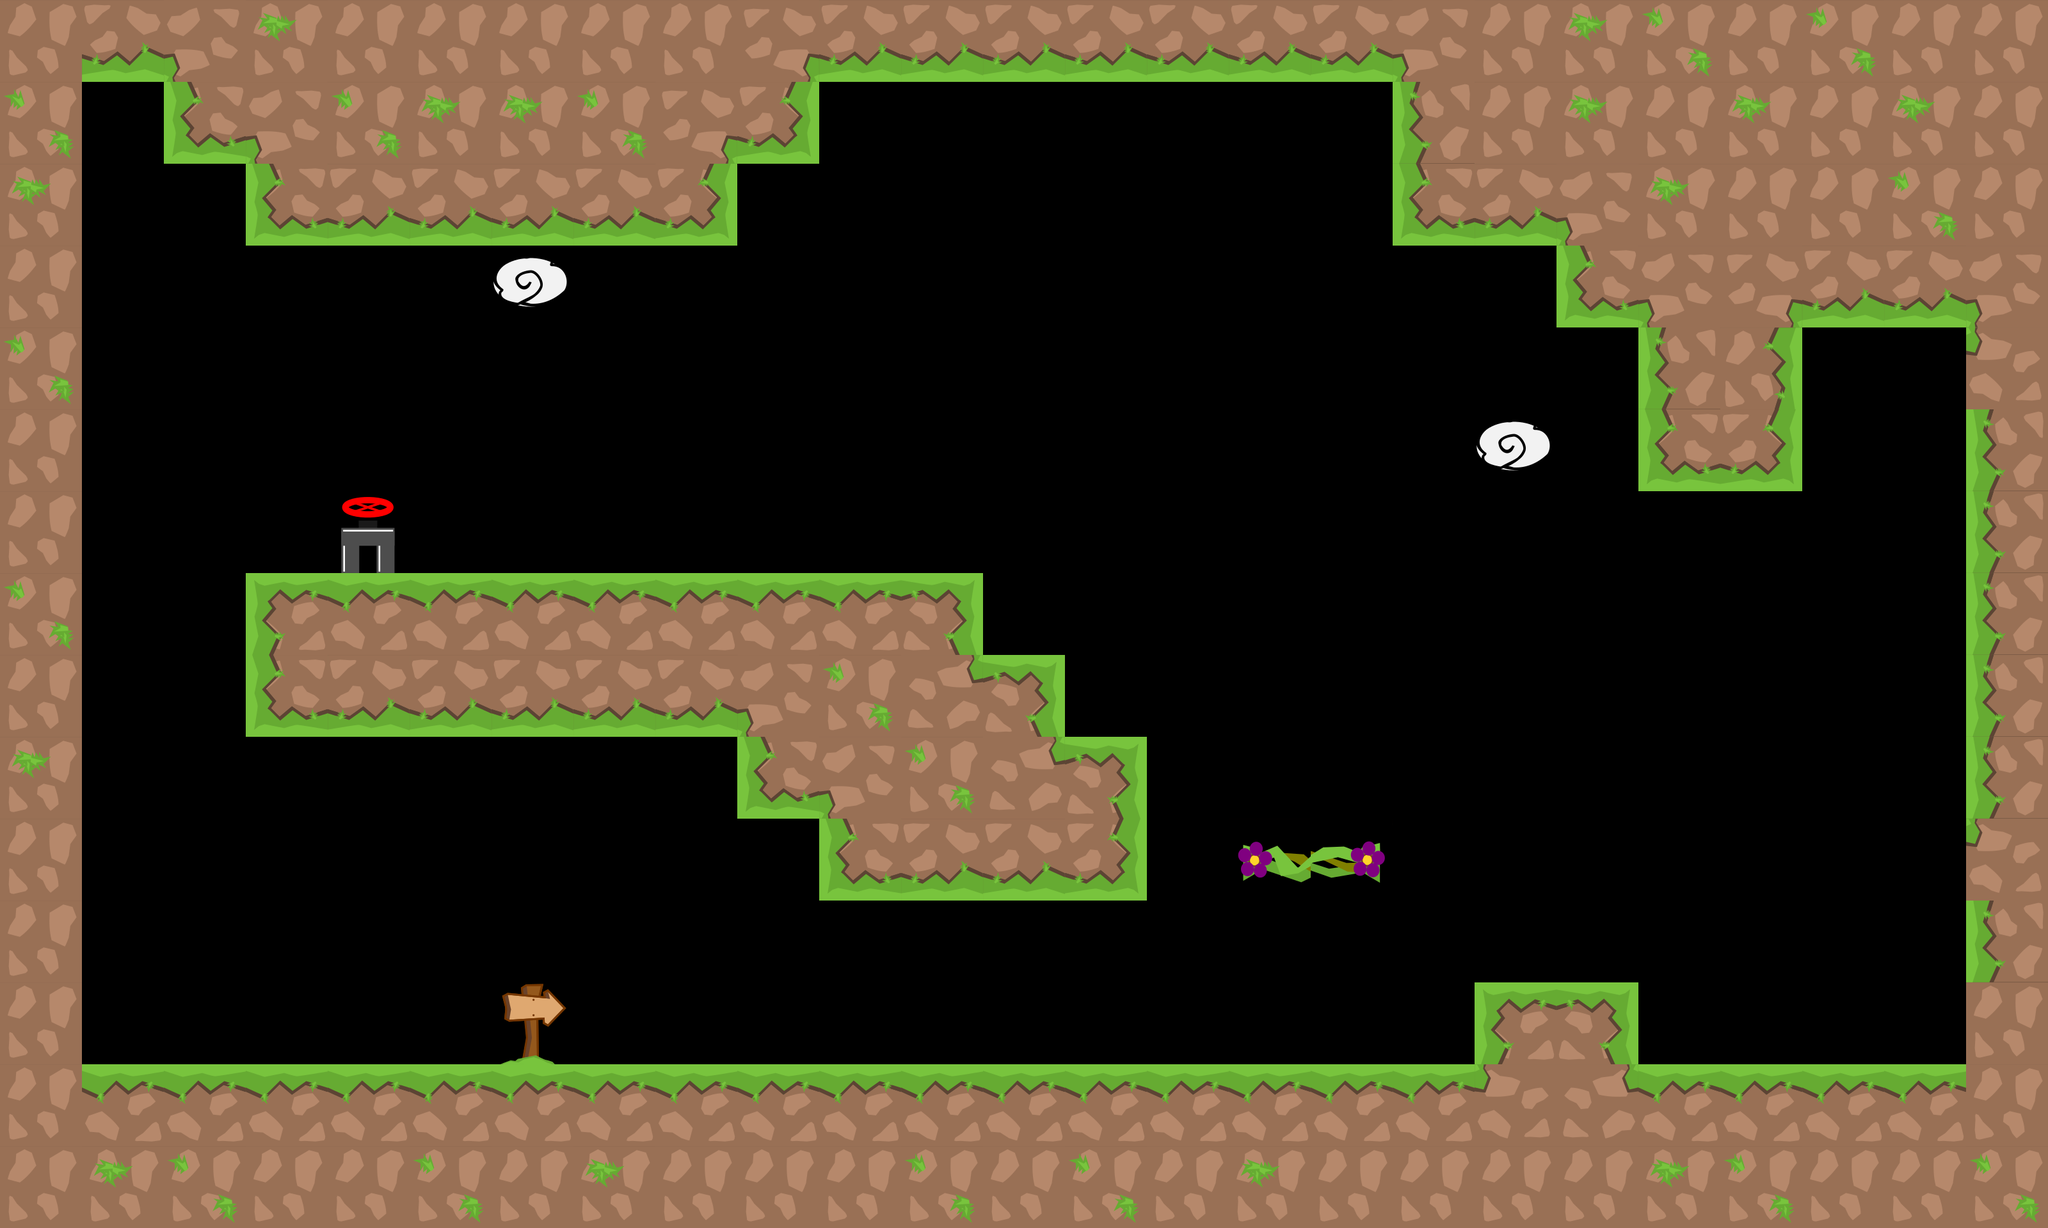

A level layout from a 2D game, rendered from its tile map. Below: a short description, then the map file with tile-grid data replaced by summaries:
An orthogonal 25x15 tile map with 128x128 px tiles, 1 tile layer (graphics), 4 tilesets and 27 objects.

<map version="1.0" tiledversion="1.1.1" orientation="orthogonal" renderorder="right-down" width="25" height="15" tilewidth="128" tileheight="128" infinite="0" nextobjectid="64">
 <tileset firstgid="1" source="tiles_128x128.tsx" />
 <tileset firstgid="37" source="tiles_oil_128x128.tsx" />
 <tileset firstgid="77" source="tiles_tips_128x128.tsx" />
 <tileset firstgid="89" source="tiles_128x128_green.tsx" />
 <layer name="graphics" width="25" height="15">
  <data>[375 cells, 172 non-empty, 21 distinct tile ids]</data>
 </layer>
 <objectgroup name="info">
  <object id="52" x="792" y="1556" width="76" height="84">
   <ellipse />
  </object>
 </objectgroup>
 <objectgroup name="blocks">
  <object id="1" x="8" y="1663.88" width="3196" height="248.122" />
  <object id="2" x="3072" y="4" width="112" height="1696" />
  <object id="3" x="64" y="52" width="64" height="1684" />
  <object id="4" x="8" y="4" width="3172" height="120" />
  <object id="7" x="383" y="896.06" width="1153" height="127.94" />
  <object id="49" x="1280" y="1024" width="384" height="382.667" />
  <object id="51" x="2304.67" y="1536" width="255.333" height="140.667" />
  <object id="53" x="384" y="1024" width="896" height="128" />
  <object id="54" x="1152" y="1152" width="128" height="128" />
  <object id="55" x="1664" y="1152" width="128" height="256" />
  <object id="57" x="2560" y="512" width="256" height="256" />
  <object id="58" x="384" y="256" width="768" height="128" />
  <object id="59" x="2176" y="128" width="256" height="256" />
  <object id="60" x="2432" y="384" width="128" height="128" />
  <object id="61" x="2816" y="384" width="256" height="128" />
  <object id="62" x="256" y="128" width="128" height="128" />
  <object id="63" x="1152" y="128" width="128" height="128" />
 </objectgroup>
 <objectgroup name="slope" />
 <objectgroup name="passBlock">
  <object id="50" x="1942.18" y="1324.36" width="211.333" height="46" />
 </objectgroup>
 <objectgroup name="flowers">
  <object id="24" x="859.515" y="731.879" width="69.697" height="69.697">
   <ellipse />
  </object>
  <object id="26" x="1235.52" y="731.879" width="69.697" height="69.697">
   <ellipse />
  </object>
  <object id="27" x="1751.52" y="1003.88" width="69.697" height="69.697">
   <ellipse />
  </object>
  <object id="28" x="2906.79" y="1431.03" width="69.697" height="69.697">
   <ellipse />
  </object>
  <object id="29" x="2397.7" y="1308.85" width="69.697" height="69.697">
   <ellipse />
  </object>
  <object id="30" x="2963.52" y="1111.88" width="69.697" height="69.697">
   <ellipse />
  </object>
 </objectgroup>
 <objectgroup name="end">
  <object id="44" x="586.5" y="817">
   <ellipse />
  </object>
 </objectgroup>
 <objectgroup name="pushBlocks">
  <object id="46" x="1280" y="1534" width="128" height="128" />
 </objectgroup>
</map>
